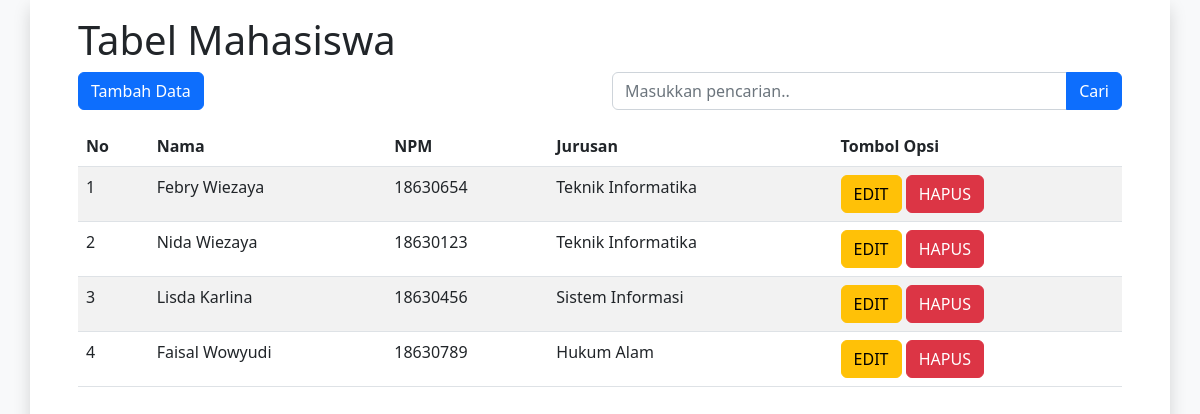
The page / on the database its author committed.
### tables this page shows
CREATE TABLE `mahasiswa` (
  `id` int(11) NOT NULL,
  `nama` varchar(100) DEFAULT NULL,
  `npm` varchar(10) DEFAULT NULL,
  `jurusan` varchar(50) DEFAULT NULL
);

### index.php (the view, shortened to what this page needs)
<?php
include('koneksi.php');
if ($_SERVER['REQUEST_METHOD'] == "GET" && isset($_GET['cari']) && $_GET['cari'] != null) {
    $cari = htmlspecialchars($_GET['cari']);
    $sql = $con->prepare("SELECT * FROM mahasiswa WHERE nama LIKE CONCAT('%',?,'%') OR npm LIKE CONCAT('%',?,'%') OR jurusan LIKE CONCAT('%',?,'%')");
    $sql->bind_param("sss", $cari, $cari, $cari);
    $sql->execute();
    $datas = $sql->get_result()->fetch_all(MYSQLI_ASSOC);
} else {
    $sql = $con->query("SELECT * FROM mahasiswa");
    $datas = $sql->fetch_all(MYSQLI_ASSOC);
}
?>
<?php include('layout/header.php'); ?>
<h1>Tabel Mahasiswa</h1>
<div class="row">
    <div class="col-6">
        <a class="btn btn-primary" href="tambah.php">Tambah Data</a>
    </div>
    <div class="col-6">
        <form action="<?= htmlspecialchars($_SERVER['PHP_SELF']); ?>" method="GET">
            <div class="input-group mb-3">
                <input name="cari" type="text" class="form-control" placeholder="Masukkan pencarian..">
                <button class="btn btn-primary" type="submit" id="button-addon2">Cari</button>
            </div>
        </form>
    </div>
</div>
<table class="table table-striped">
    <thead>
        <tr>
            <th>No</th>
            <th>Nama</th>
            <th>NPM</th>
            <th>Jurusan</th>
            <th>Tombol Opsi</th>
        </tr>
    </thead>
    <tbody>
        <?php
        $no = 1;
        foreach ($datas as $data) :
        ?>
            <tr>
                <td><?= $no++; ?></td>
                <td><?= $data['nama']; ?></td>
                <td><?= $data['npm']; ?></td>
                <td><?= $data['jurusan']; ?></td>
                <td>
                    <a class="btn btn-warning" href="edit.php?id=<?= $data['id']; ?>">EDIT</a>
                    <a class="btn btn-danger" onclick="confirm('Yakin hapus data ini?')" href="hapus.php?id=<?= $data['id']; ?>">HAPUS</a>
                </td>
            </tr>
        <?php
        endforeach;
        ?>
    </tbody>
</table>
<?php include('layout/footer.php'); ?>

### layout/header.php (shortened to what this page needs)
<!DOCTYPE html>
<html lang="en">
<head>
    <link href="https://cdn.jsdelivr.net/npm/bootstrap@5.2.0-beta1/dist/css/bootstrap.min.css" rel="stylesheet">
</head>
<body class="bg-light">
    <div class="container bg-white shadow px-5 py-3" style="height: 100vh;">

### layout/footer.php
</div>
</body>
</html>

### rows shown on the page
mahasiswa: nama "Febry Wiezaya", npm "18630654", jurusan "Teknik Informatika"
mahasiswa: nama "Nida Wiezaya", npm "18630123", jurusan "Teknik Informatika"
mahasiswa: nama "Lisda Karlina", npm "18630456", jurusan "Sistem Informasi"
mahasiswa: nama "Faisal Wowyudi", npm "18630789", jurusan "Hukum Alam"
